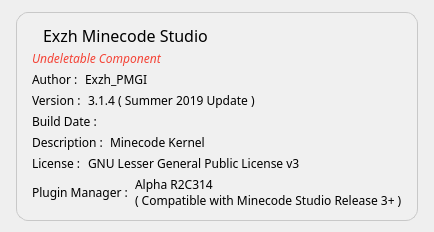
         <widget class="QWidget" name="tab_2">
          <attribute name="title">
           <string>Components</string>
          </attribute>
          <layout class="QFormLayout" name="formLayout">
           <property name="leftMargin">
            <number>16</number>
           </property>
           <property name="topMargin">
            <number>12</number>
           </property>
           <property name="rightMargin">
            <number>16</number>
           </property>
           <item row="0" column="0">
            <widget class="QWidget" name="widget_2" native="true">
             <property name="minimumSize">
              <size>
               <width>400</width>
               <height>40</height>
              </size>
             </property>
             <property name="styleSheet">
              <string notr="true">QWidget{
	background-color: rgb(240, 240, 240);
	border: 1px solid rgb(200, 200, 200);
    border-radius: 12px;
}

QLabel{
	background-color: rgb(240, 240, 240);
	border: 0px;
    border-radius: 0px;
}</string>
             </property>
             <layout class="QVBoxLayout" name="verticalLayout_5">
              <property name="spacing">
               <number>4</number>
              </property>
              <property name="leftMargin">
               <number>16</number>
              </property>
              <property name="topMargin">
               <number>12</number>
              </property>
              <property name="rightMargin">
               <number>16</number>
              </property>
              <property name="bottomMargin">
               <number>12</number>
              </property>
              <item>
               <layout class="QHBoxLayout" name="horizontalLayout_4">
                <item>
                 <widget class="QLabel" name="label_8">
                  <property name="maximumSize">
                   <size>
                    <width>28</width>
                    <height>22</height>
                   </size>
                  </property>
                  <property name="text">
                   <string/>
                  </property>
                  <property name="pixmap">
                   <pixmap>:/logo/resources/Minecode.svg</pixmap>
                  </property>
                  <property name="scaledContents">
                   <bool>true</bool>
                  </property>
                 </widget>
                </item>
                <item>
                 <widget class="QLabel" name="label_9">
                  <property name="sizePolicy">
                   <sizepolicy hsizetype="Preferred" vsizetype="Preferred">
                    <horstretch>9</horstretch>
                    <verstretch>0</verstretch>
                   </sizepolicy>
                  </property>
                  <property name="maximumSize">
                   <size>
                    <width>16777215</width>
                    <height>22</height>
                   </size>
                  </property>
                  <property name="font">
                   <font>
                    <family>方正黑体简体</family>
                    <pointsize>12</pointsize>
                   </font>
                  </property>
                  <property name="text">
                   <string>Exzh Minecode Studio</string>
                  </property>
                 </widget>
                </item>
               </layout>
              </item>
              <item>
               <widget class="QLabel" name="label_14">
                <property name="font">
                 <font>
                  <family>方正黑体简体</family>
                  <italic>true</italic>
                 </font>
                </property>
                <property name="styleSheet">
                 <string notr="true">color: #f44336;</string>
                </property>
                <property name="text">
                 <string>Undeletable Component</string>
                </property>
               </widget>
              </item>
              <item>
               <layout class="QHBoxLayout" name="horizontalLayout_5">
                <item>
                 <widget class="QLabel" name="label_6">
                  <property name="sizePolicy">
                   <sizepolicy hsizetype="Fixed" vsizetype="Preferred">
                    <horstretch>0</horstretch>
                    <verstretch>0</verstretch>
                   </sizepolicy>
                  </property>
                  <property name="font">
                   <font>
                    <family>方正黑体简体</family>
                   </font>
                  </property>
                  <property name="text">
                   <string>Author : </string>
                  </property>
                 </widget>
                </item>
                <item>
                 <widget class="QLabel" name="label_7">
                  <property name="font">
                   <font>
                    <family>方正黑体简体</family>
                   </font>
                  </property>
                  <property name="text">
                   <string>Exzh_PMGI</string>
                  </property>
                 </widget>
                </item>
               </layout>
              </item>
              <item>
               <layout class="QHBoxLayout" name="horizontalLayout_3">
                <item>
                 <widget class="QLabel" name="label_3">
                  <property name="sizePolicy">
                   <sizepolicy hsizetype="Fixed" vsizetype="Preferred">
                    <horstretch>0</horstretch>
                    <verstretch>0</verstretch>
                   </sizepolicy>
                  </property>
                  <property name="font">
                   <font>
                    <family>方正黑体简体</family>
                   </font>
                  </property>
                  <property name="text">
                   <string>Version : </string>
                  </property>
                 </widget>
                </item>
                <item>
                 <widget class="QLabel" name="label_5">
                  <property name="font">
                   <font>
                    <family>方正黑体简体</family>
                   </font>
                  </property>
                  <property name="text">
                   <string>3.1.4 ( Summer 2019 Update )</string>
                  </property>
                 </widget>
                </item>
               </layout>
              </item>
              <item>
               <layout class="QHBoxLayout" name="horizontalLayout_8">
                <item>
                 <widget class="QLabel" name="label_15">
                  <property name="sizePolicy">
                   <sizepolicy hsizetype="Fixed" vsizetype="Preferred">
                    <horstretch>0</horstretch>
                    <verstretch>0</verstretch>
                   </sizepolicy>
                  </property>
                  <property name="font">
                   <font>
                    <family>方正黑体简体</family>
                   </font>
                  </property>
                  <property name="text">
                   <string>Build Date : </string>
                  </property>
                 </widget>
                </item>
                <item>
                 <widget class="QLabel" name="label_components_minecode_BuildDate">
                  <property name="font">
                   <font>
                    <family>方正黑体简体</family>
                   </font>
                  </property>
                 </widget>
                </item>
               </layout>
              </item>
              <item>
               <layout class="QHBoxLayout" name="horizontalLayout_9">
                <item>
                 <widget class="QLabel" name="label_17">
                  <property name="sizePolicy">
                   <sizepolicy hsizetype="Fixed" vsizetype="Preferred">
                    <horstretch>0</horstretch>
                    <verstretch>0</verstretch>
                   </sizepolicy>
                  </property>
                  <property name="font">
                   <font>
                    <family>方正黑体简体</family>
                   </font>
                  </property>
                  <property name="text">
                   <string>Description : </string>
                  </property>
                 </widget>
                </item>
                <item>
                 <widget class="QLabel" name="label_18">
                  <property name="font">
                   <font>
                    <family>方正黑体简体</family>
                   </font>
                  </property>
                  <property name="text">
                   <string>Minecode Kernel</string>
                  </property>
                 </widget>
                </item>
               </layout>
              </item>
              <item>
               <layout class="QHBoxLayout" name="horizontalLayout_6">
                <item>
                 <widget class="QLabel" name="label_10">
                  <property name="sizePolicy">
                   <sizepolicy hsizetype="Fixed" vsizetype="Preferred">
                    <horstretch>0</horstretch>
                    <verstretch>0</verstretch>
                   </sizepolicy>
                  </property>
                  <property name="font">
                   <font>
                    <family>方正黑体简体</family>
                   </font>
                  </property>
                  <property name="text">
                   <string>License : </string>
                  </property>
                 </widget>
                </item>
                <item>
                 <widget class="QLabel" name="label_11">
                  <property name="font">
                   <font>
                    <family>方正黑体简体</family>
                   </font>
                  </property>
                  <property name="text">
                   <string>GNU Lesser General Public License v3</string>
                  </property>
                 </widget>
                </item>
               </layout>
              </item>
              <item>
               <layout class="QHBoxLayout" name="horizontalLayout_7">
                <item>
                 <widget class="QLabel" name="label_12">
                  <property name="sizePolicy">
                   <sizepolicy hsizetype="Fixed" vsizetype="Preferred">
                    <horstretch>0</horstretch>
                    <verstretch>0</verstretch>
                   </sizepolicy>
                  </property>
                  <property name="font">
                   <font>
                    <family>方正黑体简体</family>
                   </font>
                  </property>
                  <property name="text">
                   <string>Plugin Manager : </string>
                  </property>
                 </widget>
                </item>
                <item>
                 <widget class="QLabel" name="label_13">
                  <property name="font">
                   <font>
                    <family>方正黑体简体</family>
                   </font>
                  </property>
                  <property name="text">
                   <string>Alpha R2C314
( Compatible with Minecode Studio Release 3+ )</string>
                  </property>
                  <property name="wordWrap">
                   <bool>true</bool>
                  </property>
                 </widget>
                </item>
               </layout>
              </item>
             </layout>
            </widget>
           </item>
          </layout>
         </widget>
